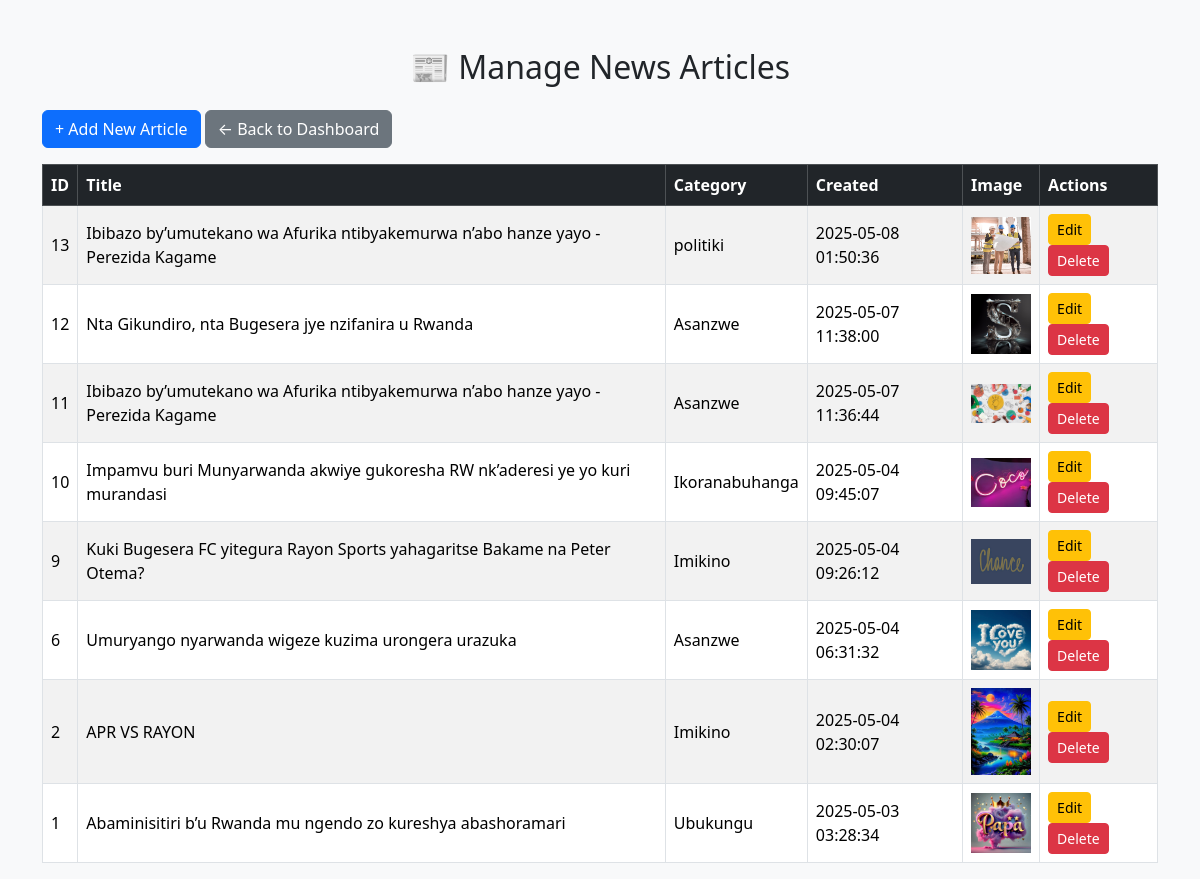
Screenshot of /manage_articles.php (signed in) with the database file from the repository.
### tables this page shows
CREATE TABLE `news` (
  `id` int(11) NOT NULL,
  `title` varchar(255) NOT NULL,
  `content` text NOT NULL,
  `category` varchar(100) DEFAULT NULL,
  `image` varchar(255) DEFAULT NULL,
  `created_at` datetime DEFAULT current_timestamp()
);

### manage_articles.php (the view, shortened to what this page needs)
<?php
include 'db.php';
$articles = $conn->query("SELECT * FROM news ORDER BY created_at DESC");
?>
<!DOCTYPE html>
<html>
<head>
    <link href="https://cdn.jsdelivr.net/npm/bootstrap@5.3.3/dist/css/bootstrap.min.css" rel="stylesheet">
</head>
<body class="bg-light">
<div class="container mt-5">
    <h2 class="mb-4 text-center">📰 Manage News Articles</h2>
    <a href="create_article.php" class="btn btn-primary mb-3">+ Add New Article</a>
    <a href="dashboard.php" class="btn btn-secondary mb-3">← Back to Dashboard</a>
    <?php if ($articles->num_rows > 0): ?>
        <div class="table-responsive">
            <table class="table table-striped table-bordered align-middle">
                <thead class="table-dark">
                    <tr>
                        <th>ID</th>
                        <th>Title</th>
                        <th>Category</th>
                        <th>Created</th>
                        <th>Image</th>
                        <th>Actions</th>
                    </tr>
                </thead>
                <tbody>
                    <?php while($row = $articles->fetch_assoc()): ?>
                        <tr>
                            <td><?= $row['id'] ?></td>
                            <td><?= htmlspecialchars($row['title']) ?></td>
                            <td><?= htmlspecialchars($row['category']) ?></td>
                            <td><?= $row['created_at'] ?></td>
                            <td>
                                <?php if ($row['image']): ?>
                                    <img src="uploads/<?= $row['image'] ?>" width="60">
                                <?php else: ?>
                                    <span class="text-muted">No Image</span>
                                <?php endif; ?>
                            </td>
                            <td>
                                <a href="edit_article.php?id=<?= $row['id'] ?>" class="btn btn-sm btn-warning">Edit</a>
                                <a href="manage_articles.php?delete=<?= $row['id'] ?>" class="btn btn-sm btn-danger" onclick="return confirm('Are you sure?')">Delete</a>
                            </td>
                        </tr>
                    <?php endwhile; ?>
                </tbody>
            </table>
        </div>
    <?php else: ?>
        <p class="text-muted">No articles posted yet.</p>
    <?php endif; ?>
</div>
</body>
</html>

### rows the page displays
news: id "13", title "Ibibazo by’umutekano wa Afurika ntibyakemurwa n’abo hanze yayo - Perezida Kagame", category "politiki", created_at "2025-05-08 01:50:36", image (picture)
news: id "12", title "Nta Gikundiro, nta Bugesera jye nzifanira u Rwanda", category "Asanzwe", created_at "2025-05-07 11:38:00", image (picture)
news: id "11", title "Ibibazo by’umutekano wa Afurika ntibyakemurwa n’abo hanze yayo - Perezida Kagame", category "Asanzwe", created_at "2025-05-07 11:36:44", image (picture)
news: id "10", title "Impamvu buri Munyarwanda akwiye gukoresha RW nk’aderesi ye yo kuri murandasi", category "Ikoranabuhanga", created_at "2025-05-04 09:45:07", image (picture)
news: id "9", title "Kuki Bugesera FC yitegura Rayon Sports yahagaritse Bakame na Peter Otema?", category "Imikino", created_at "2025-05-04 09:26:12", image (picture)
news: id "6", title "Umuryango nyarwanda wigeze kuzima urongera urazuka", category "Asanzwe", created_at "2025-05-04 06:31:32", image (picture)
news: id "2", title "APR VS RAYON", category "Imikino", created_at "2025-05-04 02:30:07", image (picture)
news: id "1", title "Abaminisitiri b’u Rwanda mu ngendo zo kureshya abashoramari", category "Ubukungu", created_at "2025-05-03 03:28:34", image (picture)
